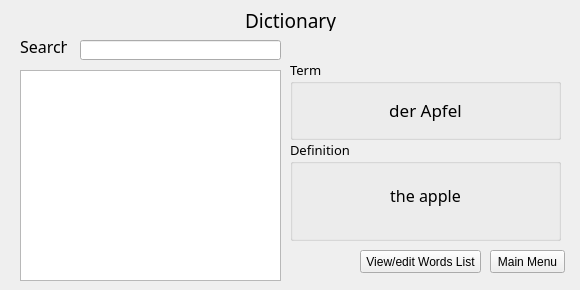
      <widget class="QWidget" name="page_8">
       <widget class="QLabel" name="label_33">
        <property name="geometry">
         <rect>
          <x>10</x>
          <y>10</y>
          <width>561</width>
          <height>21</height>
         </rect>
        </property>
        <property name="font">
         <font>
          <family>Andalus</family>
          <pointsize>14</pointsize>
         </font>
        </property>
        <property name="text">
         <string>Dictionary</string>
        </property>
        <property name="alignment">
         <set>Qt::AlignCenter</set>
        </property>
       </widget>
       <widget class="QTextBrowser" name="textBrowser_2">
        <property name="geometry">
         <rect>
          <x>20</x>
          <y>70</y>
          <width>261</width>
          <height>211</height>
         </rect>
        </property>
       </widget>
       <widget class="QLabel" name="label_34">
        <property name="geometry">
         <rect>
          <x>20</x>
          <y>40</y>
          <width>47</width>
          <height>13</height>
         </rect>
        </property>
        <property name="font">
         <font>
          <family>Andalus</family>
          <pointsize>12</pointsize>
         </font>
        </property>
        <property name="text">
         <string>Search:</string>
        </property>
       </widget>
       <widget class="QLineEdit" name="lineEdit_26">
        <property name="geometry">
         <rect>
          <x>80</x>
          <y>40</y>
          <width>201</width>
          <height>20</height>
         </rect>
        </property>
       </widget>
       <widget class="QGroupBox" name="groupBox_2">
        <property name="geometry">
         <rect>
          <x>290</x>
          <y>60</y>
          <width>271</width>
          <height>80</height>
         </rect>
        </property>
        <property name="font">
         <font>
          <family>Andalus</family>
          <pointsize>10</pointsize>
         </font>
        </property>
        <property name="title">
         <string>Term</string>
        </property>
        <widget class="QLabel" name="label_35">
         <property name="geometry">
          <rect>
           <x>20</x>
           <y>29</y>
           <width>231</width>
           <height>41</height>
          </rect>
         </property>
         <property name="font">
          <font>
           <pointsize>13</pointsize>
           <weight>50</weight>
           <bold>false</bold>
          </font>
         </property>
         <property name="text">
          <string>der Apfel</string>
         </property>
         <property name="alignment">
          <set>Qt::AlignCenter</set>
         </property>
        </widget>
       </widget>
       <widget class="QGroupBox" name="groupBox_5">
        <property name="geometry">
         <rect>
          <x>290</x>
          <y>140</y>
          <width>271</width>
          <height>101</height>
         </rect>
        </property>
        <property name="font">
         <font>
          <family>Andalus</family>
          <pointsize>10</pointsize>
         </font>
        </property>
        <property name="title">
         <string>Definition</string>
        </property>
        <widget class="QLabel" name="label_36">
         <property name="geometry">
          <rect>
           <x>10</x>
           <y>20</y>
           <width>251</width>
           <height>71</height>
          </rect>
         </property>
         <property name="font">
          <font>
           <pointsize>12</pointsize>
          </font>
         </property>
         <property name="text">
          <string>the apple</string>
         </property>
         <property name="alignment">
          <set>Qt::AlignCenter</set>
         </property>
        </widget>
       </widget>
       <widget class="QPushButton" name="pushButton_35">
        <property name="geometry">
         <rect>
          <x>490</x>
          <y>250</y>
          <width>75</width>
          <height>23</height>
         </rect>
        </property>
        <property name="text">
         <string>Main Menu</string>
        </property>
       </widget>
       <widget class="QPushButton" name="pushButton_36">
        <property name="geometry">
         <rect>
          <x>360</x>
          <y>250</y>
          <width>121</width>
          <height>23</height>
         </rect>
        </property>
        <property name="text">
         <string>View/edit Words List</string>
        </property>
       </widget>
      </widget>
